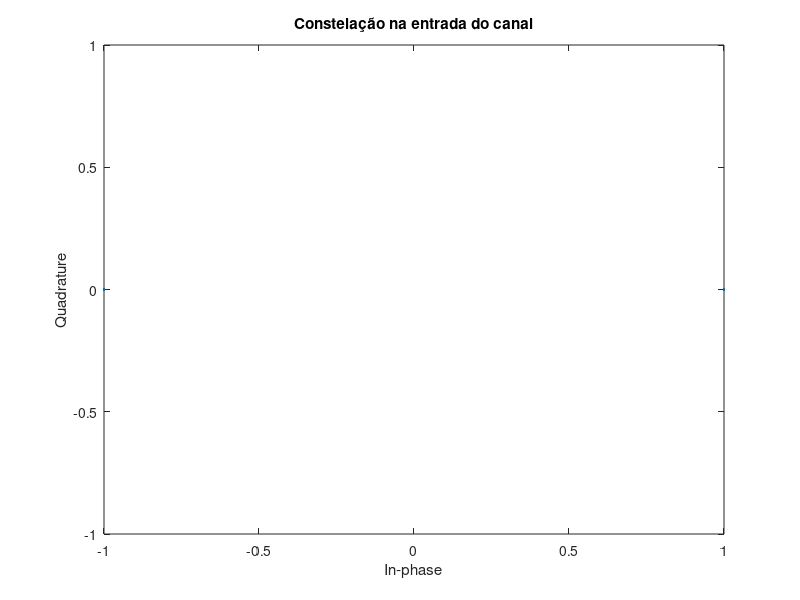

Source code (MATLAB): (Note: this script raises an error after producing the figure.)
%% ========== Sistema de modulacao digital PAM ==========
%
%
% Lab07 - Simulando um sistema de comunicao utilizando multiplexação TDM

clc; close all; clear all;
%Rb fornecido = 1 Mbps
%Modulacao PAM-2 => M=2
M = 256; % 256 simbolos, ou niveis diferentes de tensao
k = log2(M); % bits por simbolo (= 8 bits por simbolo)
snr = 20; %Definindo a proporcao de potencia sinal/ruido
Rb_ch = 1e6; % Taxa de na saida do modulador = 1 Mbps
Rb = (Rb_ch)/3; % Taxa de bits dos sinais individuais = 1/3 Mbps
Ts = k/Rb; % Periodo de amostragem (Quanto tempo demora para transmitir um simbolo de 8 bits)
n = 3e4; % Numero de bits transmitidos por sinal individual (30000 bits para cada sinal)
n_ch = 3*n; %Numero de bits transmitidos no canal (90000 bits juntando os e sinais)
tf = n/Rb; %Duracao do sinal
%Frequencia das senoides
f1 = 2*6*pi;
f2 = 2*f1;
f3 = 3*f1; %Ts deve ser menor que 1/2*f3 ou 44 e-04 s (verificado)
%Gerando um vetor tempo para as senoides
t = 0:Ts:(tf-Ts);
%Gerando 3 senoides de amplitudes diferentes
s1 = 3*sin(f1*t);
s2 = 6*sin(f2*t);
s3 = 12*sin(f3*t);

%Fazer uma multiplexação TDM para as 3 senoides e depois modular em PAM, reconstruir as 3 senoides
%Periodo de amostragem do canal eh calculado pela relacao:
Ts_ch = Ts/((Rb_ch)/Rb); %Periodo de amostragem do canal
%Criamos um multiplexador;
%Alocando o vetor de dados da saida do multiplexador
s_ch = zeros(1,(3*length(s1))); %A quantidade de dados que saem do multiplexador eh 3 vezes a quantidade de dados
                                %que sai de cada sinal
%Alocando um contador
i = 1;
 for k=1:(length(t))
     s_ch(i) = s1(k);   %A posicao 1*n pega um simbolo do primeiro sinal
     i = i + 1;
     s_ch(i) = s2(k);   %A posicao 2*n pega um simbolo do segundo sinal
     i = i + 1;   
     s_ch(i) = s3(k);   %A posicao 3*n pega um simbolo do terceiro sinal
     i = i + 1;
 end
%Digitalizamos os sinais multiplexados
%Fazemos um offset com a maior amplitude para tornar os sinais positivos
offset = ceil(max(s_ch));
s_ch(:) = s_ch(:) + offset;
%Multiplicamos as amplitudes para aumentar a precisao
s_ch(:) = 10*s_ch(:);
%Convertemos de double para inteiro de 8 bits
s_ch = uint8(s_ch); 
%Convertemos de inteiro para binario 8-bit
i = 1;
temp = zeros(1,8);
d_ch = zeros(1,8*length(s_ch));
for k=1:length(s_ch);
    [s_ch padded] = vec2mat(s_ch,1); % Transformando o vetor de uma linha em um vetor de 1 coluna
    temp = de2bi(s_ch(k),8); %Converte o elemento na linha k em binario de 8 bits
    d_ch(i) = temp(1);
    d_ch(i+1) = temp(2);
    d_ch(i+2) = temp(3);
    d_ch(i+3) = temp(4);
    d_ch(i+4) = temp(5);
    d_ch(i+5) = temp(6);
    d_ch(i+6) = temp(7);
    d_ch(i+7) = temp(8);
    i = i + 8;
end
%-------------------TRANSMISSAO-------------------------------
M = 2; %Utilizando a modulacao PAM-2, temos 2 simbolos
k = log2(M); %Calculando o numero de bits por simbolo
data = pammod(d_ch,M); %Realizando a modulacao PAM
%Plotando o diagrama de constelacao
scatterplot(data); %Constelacao na saida da modulacao PAM
title('Constelação na entrada do canal');
%Realizando o upsampling
nsamp = 4;
data_up = rectpulse(data,nsamp);
%------------------CANAL--------------------------------------
%No canal, inserimos o ruido gaussiano branco
data_ch = awgn(data_up,snr,'measured');

%-------------------RECEPCAO---------------------------------
%Na recepcao, fazemos o downsampling
data_down = intdump(data_ch,nsamp);
%Plotando o diagrama de constelacao
scatterplot(data_down); %Constelacao na saida do intdump
title('Constelação na saida do canal');
%Realizando a demodulacao
data_rec = pamdemod(data_down,M); %dados recuperados depois da demodulação
%Comparando os dados binarios para identificar os erros
%******************* Calcula os erros *************************************
d_bit = (abs(d_ch-data_rec)); %Como os dados est�o em binario, geramos um vetor em que cada '1' � um bit diferente nos vetores x e y
n_erros = sum(d_bit); %O numero de bits transmitidos errado � igual � soma desses '1' no vetor diferen�a
ber_awgn = mean(d_bit);%Bit Error Rate = média de erros

%************** Mostra Resultad os Provis�rios na Tela *********************
% %
disp(sprintf('SNR: %4.1f dB',snr)); %mostra a rela��o sinal/ruido em db
disp(sprintf('BER: %5.1e ',ber_awgn)); %mostra a taxa de erro de bits (bit error rate)
disp(sprintf('Qtd de erros: %3d',n_erros)); %mostra o numero de bits que foram transmitidos errado
% %
disp('...................................................................')
% %
% %

%___________________________DEMUX_____________________________
%Primeiramente convertemos os dados em binario para inteiros 8-bit
s_ch_rec = zeros(1,length(s_ch)); %Alocando o vetor de sinais inteiros
[mat, padded] = vec2mat(data_rec,8); %Transformando o vetor de uma linha em uma matriz com 8 colunas (8 bits = 1 inteiro)
for p=1:length(s_ch_rec)
    temp = mat(p,:);
    temp = bi2de(temp);
    s_ch_rec(1,p) = temp;
end
s_ch_rec = (s_ch_rec)';
%Desfazemos o escalonamento
s_ch_rec(:) = s_ch_rec(:)/10;
%Desfazemos o offset
offset = (ceil(max(s_ch_rec)))/2;
s_ch_rec(:) = s_ch_rec(:) - offset;
%Alocamos espaco para os vetores de sinais recebidos
s1_rec = zeros(1,(length(s_ch_rec)/3));
s2_rec = zeros(1,(length(s_ch_rec)/3));
s3_rec = zeros(1,(length(s_ch_rec)/3));
%Resetamos o contador 
i = 1;
%Agora, realizamos a demultiplexacao
 for k=1:(length(s3_rec))
     s1_rec(k) = s_ch_rec(i);
     i = i + 1;
     s2_rec(k) = s_ch_rec(i);
     i = i + 1;
     s3_rec(k) = s_ch_rec(i);
     i = i + 1;
 end
%Plotamos os graficos dos sinais 
figure
subplot(1,2,1);
plot(t,s1);
title('Sinal 1');
subplot(1,2,2);
plot(t,s1_rec);
title('Sinal 1 recuperado');
figure
subplot(1,2,1);
plot(t,s2);
title('Sinal 2');
subplot(1,2,2);
plot(t,s2_rec);
title('Sinal 2 recuperado');
figure
subplot(1,2,1);
plot(t,s3);
title('Sinal 3');
subplot(1,2,2);
plot(t,s3_rec);
title('Sinal 3 recuperado');


